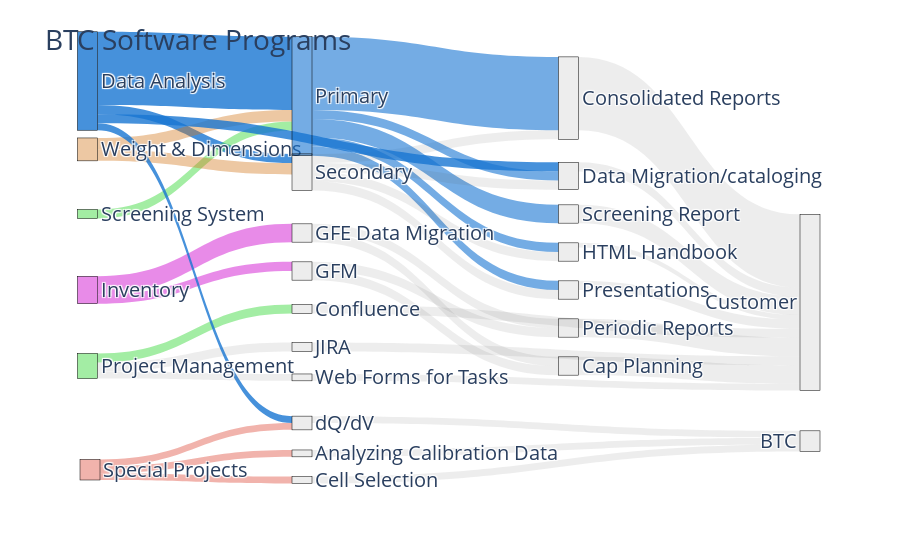

Notebook code cell kept with this figure:
### Code cell
import matplotlib.pyplot as plt
import plotly.graph_objects as go
import plotly.graph_objects as go
import plotly.express as px
plt.figure(figsize=(12, 16))
# Define the nodes and links
nodes = {
    "pad": 15,
    "thickness": 20,
    "line": dict(color="black", width=0.5),
    "label": [
        "Data Analysis",
        "Inventory",
        "Project Management",
        'Web Forms for Tasks',
        'Data Migration/cataloging',
        'Confluence',
        'Screening System',
        'Weight & Dimensions',
        'Primary',
        'Secondary',
        'GFE Data Migration',
        'JIRA',
        'Consolidated Reports',
        'HTML Handbook',
        'Presentations',
        'Periodic Reports',
        'Screening Report',
        'Customer',
        'Cap Planning',
        'GFM',
        'BTC',  # 20
        'Special Projects',
        'dQ/dV',
        'Analyzing Calibration Data',
        'Cell Selection',
    ],
    "color": [
        'rgba(24,  118, 210 , 0.80)',  # da
        'rgba(210,25,210, 0.5)',  # inv
        'rgba(25, 210, 28, 0.4)',  # Project M
        'rgba(80, 80, 80, 0.1)',  # Web task Forms
        'rgba(80, 80, 80, 0.1)',  # DM
        'rgba(80, 80, 80, 0.1)',  # Confluence
        'rgba(25, 210, 25, 0.4)',  # Screening
        'rgba(210, 117, 25, 0.4)',  # WD
        'rgba(24,  118, 210 , 0.60)',  # PMDA
        'rgba(80, 80, 80, 0.1)',  # SDDA
        'rgba(80, 80, 80, 0.1)',  # GFE DAM
        'rgba(80, 80, 80, 0.1)',  # JIRA
        'rgba(80, 80, 80, 0.1)',  # consolidated reports
        'rgba(80, 80, 80, 0.1)',  # HTML
        'rgba(80, 80, 80, 0.1)',  # presentation
        'rgba(80, 80, 80, 0.1)',  # Periodic
        'rgba(80, 80, 80, 0.1)',  # screening report
        'rgba(80, 80, 80, 0.1)',  # customer
        'rgba(80, 80, 80, 0.1)',  # CAP Plan
        'rgba(80, 80, 80, 0.1)',  # GFM
        'rgba(80, 80, 80, 0.1)',  # BTC
        'rgba(220, 66, 48, 0.4)',  # Special Projects
        'rgba(80, 80, 80, 0.1)',  # dQ/dV
        'rgba(80, 80, 80, 0.1)',  # Analyzing calibration data
        'rgba(80, 80, 80, 0.1)',  # Cell Selection
    ]

}
links = {  # DA      Dap/das to deliverables  # D to PSC        #    Inventory     # Project Management     dm    screening                                                                       # Web task forms
    'source': [0, 0,  8,  8,  8, 9,   9,  9,   12, 13, 14,       1, 10, 15, 10, 18,     2, 2, 5, 11,         4,  6, 8, 16,      7, 7,  1,  19, 19,    8, 9, 0,  21, 21, 21, 22, 23, 24,      0,    2, 3],
    'target': [8, 9,  12, 13, 14, 12, 13, 14,   17, 17, 17,      10, 15, 17, 18, 17,    11, 5, 17, 17,       17, 8, 16, 17,      8, 9,  19,  15, 18,  4, 4, 4,  22, 23, 24, 20, 20, 20,      22,   3, 17],
    'value':  [3.2, 0.4, 3.2,  0.4,  0.4, 0.4,   0.4,  0.4, 3.2, 0.20,  0.4,      0.8,  0.4, 0.8, 0.4, 0.8,      0.4, 0.4,  0.4, 0.4,          0.4,  0.4,  0.8, 0.8,      0.5, 0.5,  0.4,   0.4, 0.4,     0.4, 0.4, 0.4,   0.3,  0.3,  0.3, 0.3,   0.3,  0.3,  0.3, 0.3, 0.3],
    # 'color': []
}

links['color'] = [
    "rgba(24,  118, 210 , 0.80)",  # DA to PDA
    "rgba(24,  118, 210 , 0.80)",  # Da to Sencodary
    'rgba(24,  118, 210 , 0.60)',  # Primary to consolidated
    'rgba(24,  118, 210 , 0.60)',  # PDA to HTML
    'rgba(24,  118, 210 , 0.60)',  # PDA to presentation
    'rgba(80, 80, 80, 0.1)',  # SDA to consolidated
    'rgba(80, 80, 80, 0.1)',  # SDA to HTML
    'rgba(80, 80, 80, 0.1)',  # SDA to Presentation
    'rgba(80, 80, 80, 0.1)',  # Consolidated to PSC
    'rgba(80, 80, 80, 0.1)',  # HTML to PSC
    'rgba(80, 80, 80, 0.1)',  # Presentation to PSC
    'rgba(210,25,210, 0.5)',  # Inventory to GFE
    'rgba(80, 80, 80, 0.1)',  # GFE DM to Monthly
    'rgba(80, 80, 80, 0.1)',  # Monthly to PSC
    'rgba(80, 80, 80, 0.1)',  # GFE DM to CAP P
    'rgba(80, 80, 80, 0.1)',  # Cap P to PSC
    'rgba(80, 80, 80, 0.1)',  # PM to Jira
    'rgba(25, 210, 28, 0.4)',  # PM to confluence
    'rgba(80, 80, 80, 0.1)',  # confluence to PSC
    'rgba(80, 80, 80, 0.1)',  # JIRA to PSC
    'rgba(80, 80, 80, 0.1)',  # data migration to PSC
    'rgba(25, 210, 25, 0.4)',  # Screening to PDA
    'rgba(24,  118, 210 , 0.60)',  # PDA to Screening report
    'rgba(80, 80, 80, 0.1)',  # Screening report to PSC
    'rgba(210, 117, 25, 0.4)',  # W&D to PDA
    'rgba(210, 117, 25, 0.4)',  # W&D to SDA
    'rgba(210,25,210, 0.5)',  # inventory to GFM
    'rgba(80, 80, 80, 0.1)',  # GFM to Monthly
    'rgba(80, 80, 80, 0.1)',  # GFM to CAP Planning
    'rgba(24,  118, 210 , 0.60)',  # primary to data migration
    'rgba(80, 80, 80, 0.1)',  # secondary to data migration
    'rgba(24,  118, 210 , 0.80)',  # DA to data migration
    'rgba(220, 66, 48, 0.4)',  # SPP to cell selection
    'rgba(220, 66, 48, 0.4)',  # SPP to cell Analyzing calibration Data
    'rgba(220, 66, 48, 0.4)',  # SPP to cell Analyzing cell selection
    'rgba(80, 80, 80, 0.1)',  # dq/dv to BTC
    'rgba(80, 80, 80, 0.1)',  # ACB to BTC
    'rgba(80, 80, 80, 0.1)',  # Cell select to BTC
    'rgba(24,  118, 210 , 0.80)',  # Data analysis to dQ/dV
    'rgba(80, 80, 80, 0.1)',  # project management to web task forms
    'rgba(80, 80, 80, 0.1)',  # web task forms to PSC
]
# Define node positions (x and y coordinates)
node_positions = {
    "Data Analysis": (0.01, -0.05),
    "Inventory": (0.01, 0.50),
    "Project Management": (0.01, 0.70),
    "Data Migration/cataloging": (0.66, 0.2),
    "Web Forms for Tasks": (0.30, 0.73),
    "Screening System": (0.01, 0.30),
    "Confluence": (0.30, 0.55),
    "Weight & Dimensions": (0.01, 0.13),
    "Secondary": (0.30, 0.19),
    "Primary": (0.30, -0.01),
    "GFE Data Migration": (0.30, 0.35),
    "JIRA": (0.30, 0.65),
    "Consolidated Reports": (0.66, -0.005),
    "HTML Handbook": (0.66, 0.40),
    "Presentations": (0.66, 0.50),
    "Periodic Reports": (0.66, 0.60),
    "Screening Report": (0.66, 0.30),
    "Customer": (0.0, 0.0),
    "Cap Planning": (0.66, 0.70),
    "GFM": (0.30, 0.45),
    "BTC": (0.0, 0.0),
    "Special Projects": (0.0, 0.0),
    "dQ/dV": (0.30, 0.85),
    "Analyzing Calibration Data": (0.30, 0.93),
    "Cell Selection": (0.30, 1.0),
}

# Create a list of x and y coordinates for nodes
node_x = [node_positions[label][0] for label in nodes["label"]]
node_y = [node_positions[label][1] for label in nodes["label"]]

# Update the nodes dictionary with x and y coordinates
nodes["x"] = node_x
nodes["y"] = node_y
fig = go.Figure(go.Sankey(
    node=nodes,
    link=links
))
# MCSR
# Update layout and display the diagram
# Make GFE and GFM its ownn line
# add web based task forms
# add percentage from 0 to 9 depending on the amount of effort that we are putting into the project
# build a story with the lines
# Have colors

fig.update_layout(title_text="BTC Software Programs", font_size=20)
fig.show()
fig.write_image('images/fig7.png', width=1100, height=450)

### Figure 1 — Plotly figure (JSON) as saved in the notebook; plotly's stock layout.template omitted (floating-point values rounded to 4 significant figures)
{"data": [{"link": {"color": ["rgba(24,  118, 210 , 0.80)", "rgba(24,  118, 210 , 0.80)", "rgba(24,  118, 210 , 0.60)", "rgba(24,  118, 210 , 0.60)", "rgba(24,  118, 210 , 0.60)", "rgba(80, 80, 80, 0.1)", "rgba(80, 80, 80, 0.1)", "rgba(80, 80, 80, 0.1)", "rgba(80, 80, 80, 0.1)", "rgba(80, 80, 80, 0.1)", "rgba(80, 80, 80, 0.1)", "rgba(210,25,210, 0.5)", "rgba(80, 80, 80, 0.1)", "rgba(80, 80, 80, 0.1)", "rgba(80, 80, 80, 0.1)", "rgba(80, 80, 80, 0.1)", "rgba(80, 80, 80, 0.1)", "rgba(25, 210, 28, 0.4)", "rgba(80, 80, 80, 0.1)", "rgba(80, 80, 80, 0.1)", "rgba(80, 80, 80, 0.1)", "rgba(25, 210, 25, 0.4)", "rgba(24,  118, 210 , 0.60)", "rgba(80, 80, 80, 0.1)", "rgba(210, 117, 25, 0.4)", "rgba(210, 117, 25, 0.4)", "rgba(210,25,210, 0.5)", "rgba(80, 80, 80, 0.1)", "rgba(80, 80, 80, 0.1)", "rgba(24,  118, 210 , 0.60)", "rgba(80, 80, 80, 0.1)", "rgba(24,  118, 210 , 0.80)", "rgba(220, 66, 48, 0.4)", "rgba(220, 66, 48, 0.4)", "rgba(220, 66, 48, 0.4)", "rgba(80, 80, 80, 0.1)", "rgba(80, 80, 80, 0.1)", "rgba(80, 80, 80, 0.1)", "rgba(24,  118, 210 , 0.80)", "rgba(80, 80, 80, 0.1)", "rgba(80, 80, 80, 0.1)"], "source": [0, 0, 8, 8, 8, 9, 9, 9, 12, 13, 14, 1, 10, 15, 10, 18, 2, 2, 5, 11, 4, 6, 8, 16, 7, 7, 1, 19, 19, 8, 9, 0, 21, 21, 21, 22, 23, 24, 0, 2, 3], "target": [8, 9, 12, 13, 14, 12, 13, 14, 17, 17, 17, 10, 15, 17, 18, 17, 11, 5, 17, 17, 17, 8, 16, 17, 8, 9, 19, 15, 18, 4, 4, 4, 22, 23, 24, 20, 20, 20, 22, 3, 17], "value": [3.2, 0.4, 3.2, 0.4, 0.4, 0.4, 0.4, 0.4, 3.2, 0.2, 0.4, 0.8, 0.4, 0.8, 0.4, 0.8, 0.4, 0.4, 0.4, 0.4, 0.4, 0.4, 0.8, 0.8, 0.5, 0.5, 0.4, 0.4, 0.4, 0.4, 0.4, 0.4, 0.3, 0.3, 0.3, 0.3, 0.3, 0.3, 0.3, 0.3, 0.3]}, "node": {"color": ["rgba(24,  118, 210 , 0.80)", "rgba(210,25,210, 0.5)", "rgba(25, 210, 28, 0.4)", "rgba(80, 80, 80, 0.1)", "rgba(80, 80, 80, 0.1)", "rgba(80, 80, 80, 0.1)", "rgba(25, 210, 25, 0.4)", "rgba(210, 117, 25, 0.4)", "rgba(24,  118, 210 , 0.60)", "rgba(80, 80, 80, 0.1)", "rgba(80, 80, 80, 0.1)", "rgba(80, 80, 80, 0.1)", "rgba(80, 80, 80, 0.1)", "rgba(80, 80, 80, 0.1)", "rgba(80, 80, 80, 0.1)", "rgba(80, 80, 80, 0.1)", "rgba(80, 80, 80, 0.1)", "rgba(80, 80, 80, 0.1)", "rgba(80, 80, 80, 0.1)", "rgba(80, 80, 80, 0.1)", "rgba(80, 80, 80, 0.1)", "rgba(220, 66, 48, 0.4)", "rgba(80, 80, 80, 0.1)", "rgba(80, 80, 80, 0.1)", "rgba(80, 80, 80, 0.1)"], "label": ["Data Analysis", "Inventory", "Project Management", "Web Forms for Tasks", "Data Migration/cataloging", "Confluence", "Screening System", "Weight & Dimensions", "Primary", "Secondary", "GFE Data Migration", "JIRA", "Consolidated Reports", "HTML Handbook", "Presentations", "Periodic Reports", "Screening Report", "Customer", "Cap Planning", "GFM", "BTC", "Special Projects", "dQ/dV", "Analyzing Calibration Data", "Cell Selection"], "line": {"color": "black", "width": 0.5}, "pad": 15, "thickness": 20, "x": [0.01, 0.01, 0.01, 0.3, 0.66, 0.3, 0.01, 0.01, 0.3, 0.3, 0.3, 0.3, 0.66, 0.66, 0.66, 0.66, 0.66, 0, 0.66, 0.3, 0, 0, 0.3, 0.3, 0.3], "y": [-0.05, 0.5, 0.7, 0.73, 0.2, 0.55, 0.3, 0.13, -0.01, 0.19, 0.35, 0.65, -0.005, 0.4, 0.5, 0.6, 0.3, 0, 0.7, 0.45, 0, 0, 0.85, 0.93, 1]}, "type": "sankey"}], "layout": {"font": {"size": 20}, "title": {"text": "BTC Software Programs"}}}
